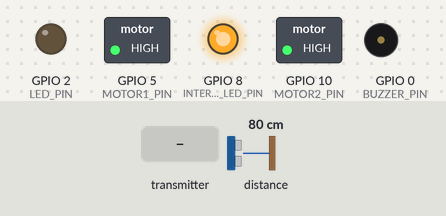
Simulated run of this program. Board: ESP32-C3. Parts: switched loads named in the program (green lamp = pin HIGH), output pins drawn as LEDs (lit = HIGH), buzzer (waves = sounding, pin HIGH). Dashed ring = blinking. The test bench sets the inputs (shaded band); at power-on: distance to the obstacle 80 cm. WiFi joins after 1.5 s; servers stay silent unless stated.

Above: at 1.2 s.
1.3 s: the transmitter starts sending espNowCommand = 128
At 4.2 s:
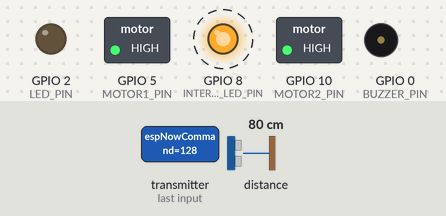
4.3 s: the transmitter starts sending espNowCommand = 0
At 4.9 s:
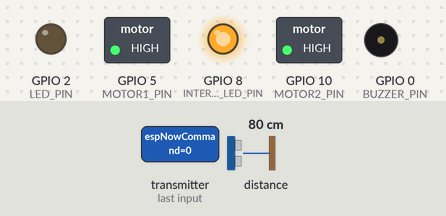
Timing chart, 0 to 7.3 s (numbered marks = the images above; inputs shaded):
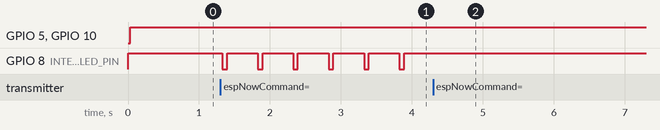

The program:

main.cpp
```cpp
/* Pins:
            USB-C
     MISO 5       5V
     MOSI 6       G
       SS 7       3.3
LED-, SDA 8       4 SCK A4
boot, SCL 9       3 +++ A3
      +++ 10      2 boot, A2
 bootUart 20      1 +++ A1
 bootUart 21      0 +++ A0
*/

#include <Arduino.h>
#include <esp_now.h>
#include <WiFi.h>
#include <Adafruit_VL53L0X.h>

// #define LOG_SERIAL 1
#define CURRENT_TRAIN_INDEX 1 // 1 Green or 2 Blue
#define COMMAND_TRAIN_INDEX_DIVIDER 100
#define CMD_BEEP 1
#define CMD_STOP 2
#define CMD_SPEED_UP 3
#define CMD_SPEED_DOWN 4
#define CMD_LIGHT_TOGGLE 7

#define INTERNAL_LED_PIN 8
// Pins 2, 6, 8, 9, 20, 21 have +3.3v on start (pulled-up)
#define MOTOR1_PIN 5  // IN2
#define MOTOR2_PIN 10 // IN1
#define BUZZER_PIN 0
#define LED_PIN 2
#define BUZZER_PIN 0
#define DISTANCE_SDA_PIN 1 // Green wire
#define DISTANCE_SCL_PIN 4 // White wire

Adafruit_VL53L0X distanceSensor = Adafruit_VL53L0X();

#define motorLevelMax 15
#define motorSpeedMin255 140 // 140 is tested, starts easy even with a trailer
#define motorSpeedMax255 230
#define rangeStopMm 100     // Train will stop if smth is closer than this range
#define rangeMaxSpeedMm 150 // Train will start slow down if smth is closer than this range

int8_t motorLevel = 0;
int16_t motor1Speed = 0;
int16_t motor2Speed = 0;
bool lightEnabled = false;
unsigned long easyStartEndMillis = 0;
unsigned long easyStartDurationMillis = 300;
unsigned long buzzerToneFrequency = 170;
unsigned long buzzerEndMillis = 0;
unsigned long buzzerDurationMillis = 500;
unsigned long lastCommandEndMillis = 0;

byte espNowCommand;
bool gotData = false;
bool hasDistanceSensor = false;
void OnDataRecv(const uint8_t *mac, const uint8_t *incomingData, int len)
{
#ifdef LOG_SERIAL
    Serial.print("Got ESP-NOW mesage: ");
    Serial.write(incomingData, len);
    Serial.println();
#endif
    memcpy(&espNowCommand, incomingData, sizeof(espNowCommand));
    gotData = true;
}

void setup()
{
    Serial.begin(115200);
    digitalWrite(MOTOR1_PIN, LOW);
    digitalWrite(MOTOR2_PIN, LOW);
    pinMode(MOTOR1_PIN, OUTPUT);
    pinMode(MOTOR2_PIN, OUTPUT);

    pinMode(BUZZER_PIN, OUTPUT);
    digitalWrite(BUZZER_PIN, LOW);
    pinMode(LED_PIN, OUTPUT);
    digitalWrite(LED_PIN, LOW);
    pinMode(INTERNAL_LED_PIN, OUTPUT);
    digitalWrite(INTERNAL_LED_PIN, HIGH); // Disabled

    WiFi.mode(WIFI_STA);
    esp_now_init();
    esp_now_register_recv_cb(esp_now_recv_cb_t(OnDataRecv));

    // Maximum value, on 800k errors starts, many 0mm range
    Wire.begin(DISTANCE_SDA_PIN, DISTANCE_SCL_PIN, 400000);
    hasDistanceSensor = distanceSensor.begin();
    // Minimum value, less is ignored. Measurement time 36ms => 22ms
    distanceSensor.setMeasurementTimingBudgetMicroSeconds(20000);
    distanceSensor.startRangeContinuous(0);
}

void loop()
{
    uint8_t command = 0;

    if (hasDistanceSensor)
    {
        uint32_t rangeStartMcs = micros();
        VL53L0X_RangingMeasurementData_t measure;
        distanceSensor.rangingTest(&measure, false);
        uint32_t rangeEndMcs = micros();

        // Status 4 means no object detected - Out of range
        uint16_t rangeMm = 4000;
        if (measure.RangeStatus != 4)
        {
            rangeMm = measure.RangeMilliMeter;
        }
        // Serial.printf("Range mm: %i, Time mcs: %i\n", rangeMm, rangeEndMcs - rangeStartMcs);

        for (byte i = 0; i < 15; i++)
        {
            uint16_t minAllowedRange = map(i, 0, motorLevelMax, rangeStopMm, rangeMaxSpeedMm);
            if (motorLevel > i && rangeMm < minAllowedRange)
            {
                motorLevel = i;
                easyStartEndMillis = 0;
#ifdef LOG_SERIAL
                Serial.print("Slow down, range mm: ");
                Serial.println(rangeMm);
#endif
            }
        }
    }

    if (gotData)
    {
        gotData = false;
#ifdef LOG_SERIAL
        Serial.print("Received command: ");
        Serial.println(espNowCommand);
#endif

        uint8_t commandTrainIndex = espNowCommand / COMMAND_TRAIN_INDEX_DIVIDER;
        if (commandTrainIndex == CURRENT_TRAIN_INDEX)
        {
            command = espNowCommand % COMMAND_TRAIN_INDEX_DIVIDER;
            lastCommandEndMillis = millis() + 50;
        }
    }

    switch (command)
    {
    case CMD_BEEP:
#ifdef LOG_SERIAL
        Serial.println("CMD_BEEP");
#endif
        buzzerEndMillis = millis() + buzzerDurationMillis;
        break;
    case CMD_LIGHT_TOGGLE:
#ifdef LOG_SERIAL
        Serial.println("CMD_LIGHT_TOGGLE");
#endif
        lightEnabled = !lightEnabled;
        Serial.printf("lightEnabled %b\n", lightEnabled);
        break;
    case CMD_SPEED_UP:
#ifdef LOG_SERIAL
        Serial.println("CMD_SPEED_UP");
#endif
        if (motorLevel + 1 <= motorLevelMax)
        {
            if (motorLevel == 0)
            {
                easyStartEndMillis = millis() + easyStartDurationMillis;
            }
            motorLevel++;
            if (motorLevel == 0)
            {
                easyStartEndMillis = 0;
            }
            Serial.printf("motorLevel %i\n", motorLevel);
        }
        break;
    case CMD_SPEED_DOWN:
#ifdef LOG_SERIAL
        Serial.println("CMD_SPEED_DOWN");
#endif
        if (motorLevel - 1 >= -motorLevelMax)
        {
            if (motorLevel == 0)
            {
                easyStartEndMillis = millis() + easyStartDurationMillis;
            }
            motorLevel--;
            if (motorLevel == 0)
            {
                easyStartEndMillis = 0;
            }
            Serial.printf("motorLevel %i\n", motorLevel);
        }
        break;
    case CMD_STOP:
#ifdef LOG_SERIAL
        Serial.println("CMD_STOP");
#endif
        motorLevel = 0;
        Serial.printf("motorLevel %i\n", motorLevel);
        break;
    }

    static bool isBuzzerActive = false;
    if ((millis() < buzzerEndMillis) && !isBuzzerActive)
    {
        tone(BUZZER_PIN, buzzerToneFrequency);
        isBuzzerActive = true;
    }
    if ((millis() > buzzerEndMillis) && isBuzzerActive)
    {
        noTone(BUZZER_PIN);
        isBuzzerActive = false;
    }

    int16_t prevMotor1Speed = motor1Speed;
    int16_t prevMotor2Speed = motor2Speed;
    if (motorLevel == 0)
    {
        motor1Speed = 255;
        motor2Speed = 255;
    }
    else
    {
        // Serial.print("motorLevel: ");
        // Serial.println(motorLevel);
        int motorAbsSpeed = map(abs(motorLevel), 1, motorLevelMax, motorSpeedMin255, motorSpeedMax255);
        if (millis() < easyStartEndMillis)
        {
            motorAbsSpeed = 255;
        }
        // Serial.print("motorAbsSpeed: ");
        // Serial.println(motorAbsSpeed);

        if (motorLevel > 0)
        {
            motor1Speed = motorAbsSpeed;
            motor2Speed = 0;
        }
        else
        {
            motor1Speed = 0;
            motor2Speed = motorAbsSpeed;
        }
    }

    if (motor1Speed != prevMotor1Speed)
    {
#ifdef LOG_SERIAL
        Serial.print("MOTOR1_PIN: ");
        Serial.println(motor1Speed);
#endif
        analogWrite(MOTOR1_PIN, motor1Speed);
    }
    if (motor2Speed != prevMotor2Speed)
    {
#ifdef LOG_SERIAL
        Serial.print("MOTOR2_PIN: ");
        Serial.println(motor2Speed);
#endif
        analogWrite(MOTOR2_PIN, motor2Speed);
    }

    static bool prevLightEnabled = 0;
    if (lightEnabled != prevLightEnabled)
    {
        prevLightEnabled = lightEnabled;
        analogWrite(LED_PIN, lightEnabled ? 255 : 0);
    }

    if (millis() < lastCommandEndMillis)
    {
        digitalWrite(INTERNAL_LED_PIN, LOW); // Enable, logic inverted
    }
    else
    {
        digitalWrite(INTERNAL_LED_PIN, HIGH); // Disable
    }
}

/*
void setup()
{
    pinMode(8, OUTPUT);
    while (1)
    {
        digitalWrite(8, LOW);
        delay(500);
        digitalWrite(8, HIGH);
        delay(500);
    }
}
void loop() {}
*/
```

Measured:
- after the input at 1.3 s, GPIO 8 (INTERNAL_LED_PIN): alternates HIGH for 0.43 s and LOW for 0.07 s, starting at once
- after the input at 4.3 s, GPIO 8 (INTERNAL_LED_PIN): stops changing and stays HIGH
